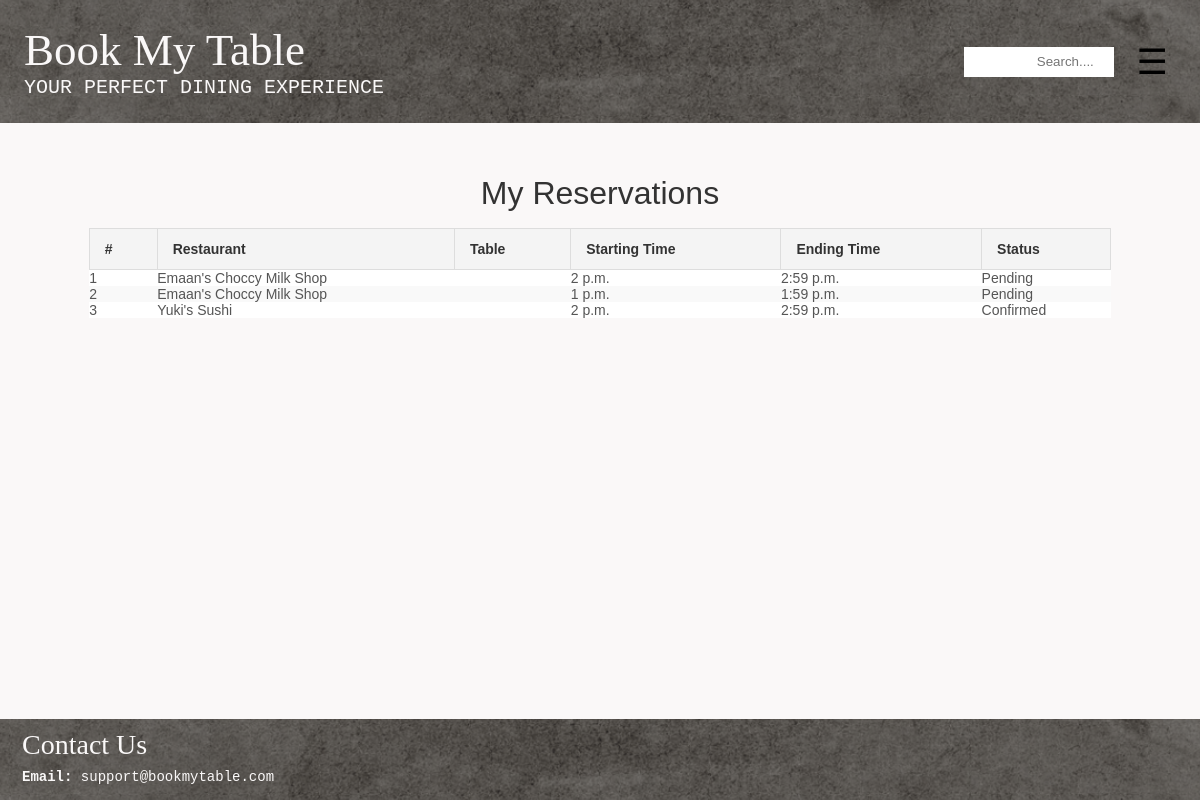
Page /my-reservations/ (signed in) on the committed database.
### reservation/models.py (models this page shows, shortened)
class Reservation(models.Model):
    customer = models.ForeignKey(
        settings.AUTH_USER_MODEL,
        on_delete=models.CASCADE,
        limit_choices_to={'is_customer': True},  # Ensure only customers can be linked
        related_name="reservations"
    )
    restaurant = models.ForeignKey(
        Restaurant,  # Reference to the restaurant
        on_delete=models.CASCADE,
        related_name="reservations"
    )
    table = models.ForeignKey(
        Table,  # Reference to the selected table
        on_delete=models.CASCADE,
        related_name="reservations",
        default=1
    )
    starting_time = models.TimeField()
    ending_time = models.TimeField()
    reservation_status = models.CharField(max_length=20, default='Pending')

### restaurant/models.py (models this page shows, shortened)
class Restaurant(models.Model):
    R_ID = models.AutoField(primary_key=True)
    R_Name = models.CharField(max_length=100)
    owner = models.OneToOneField('users.Owner', on_delete=models.CASCADE, related_name='restaurant')
    R_EmailAddress = models.EmailField(unique=True)
    R_ContactNumber = models.CharField(unique = True, max_length=15)
    R_Address = models.TextField() # this will allow for multiple addresses too
    R_Description = models.TextField(blank=True, null=True) #can be left blank, will store NULL if no value exists
    R_CuisineTypes = models.CharField(max_length=100)
    R_ReservationCost = models.DecimalField(max_digits=10, decimal_places=2)
    R_OpenHours = models.CharField(max_length=100) # e.g "Mon-Fri: 9:00AM - 8PM"
    Rating = models.DecimalField(decimal_places=2, default=0.0, max_digits=100)
    NetRevenue = models.DecimalField(max_digits=15, decimal_places=2, default=0.0)

### users/views.py (the view)
# urls.py: path('my-reservations/', views.my_reservations, name='my_reservations'),
@login_required
def my_reservations(request):
    user = request.user
    if user.is_customer:
        reservations = Reservation.objects.filter(customer=user)
    elif user.is_owner:
        reservations = Reservation.objects.filter(restaurant__owner=user)
    else:
        reservations = []
    return render(request, 'users/my_reservations.html', {'reservations': reservations})

### users/templates/users/my_reservations.html (shortened to what this page needs)
{% extends 'layout.html' %}
{% block content %}
<div class="myreservations_table-container">
    <h2 class="card-header text-center">My Reservations</h2>
    {% if reservations %}
        <table class="myreservations_table">
            <thead>
                <tr>
                    <th>#</th>
                    <th>Restaurant</th>
                    <th>Table</th>
                    <th>Starting Time</th>
                    <th>Ending Time</th>
                    <th>Status</th>
                </tr>
            </thead>
            <tbody>
                {% for reservation in reservations %}
                <tr>
                    <td>{{ forloop.counter }}</td>
                    <td>{{ reservation.restaurant.R_Name }}</td>
                    <td>{{ reservation.table.table_number }}</td>
                    <td>{{ reservation.starting_time }}</td>
                    <td>{{ reservation.ending_time }}</td>
                    <td>{{ reservation.reservation_status }}</td>
                </tr>
                {% endfor %}
            </tbody>
        </table>
    {% else %}
        <p>No reservations found.</p>
    {% endif %}
</div>
{% endblock %}

### static/style.css (style rules this page uses)
.myreservations_table-container { margin: 20px auto; max-width: 90%; overflow-x: auto; }
.myreservations_table { width: 100%; border-collapse: collapse; font-family: Arial, sans-serif; font-size: 14px; text-align: left; }
.myreservations_table th, .table td { padding: 12px 15px; border: 1px solid #ddd; }
.myreservations_table th { background-color: #f4f4f4; color: #333; font-weight: bold; }
.myreservations_table tr:nth-child(even) { background-color: #f9f9f9; }
.myreservations_table tr:nth-child(odd) { background-color: #fff; }
.myreservations_table td { color: #555; }
* { margin: 0; padding: 0; box-sizing: border-box; }
html, body { height: 100%; margin: 0; }
body { font-family: Arial, sans-serif; background-color: #faf8f8; color: #333; display: flex; flex-direction: column; }
.text-center { text-align: center; }
.card-header { font-size: 2rem; font-weight: lighter; margin-bottom: 1rem; }

### rows in the picture
Reservation: restaurant.R_Name "Emaan's Choccy Milk Shop", starting_time "2 p.m.", ending_time "2:59 p.m.", reservation_status "Pending"
Reservation: restaurant.R_Name "Emaan's Choccy Milk Shop", starting_time "1 p.m.", ending_time "1:59 p.m.", reservation_status "Pending"
Reservation: restaurant.R_Name "Yuki's Sushi", starting_time "2 p.m.", ending_time "2:59 p.m.", reservation_status "Confirmed"
